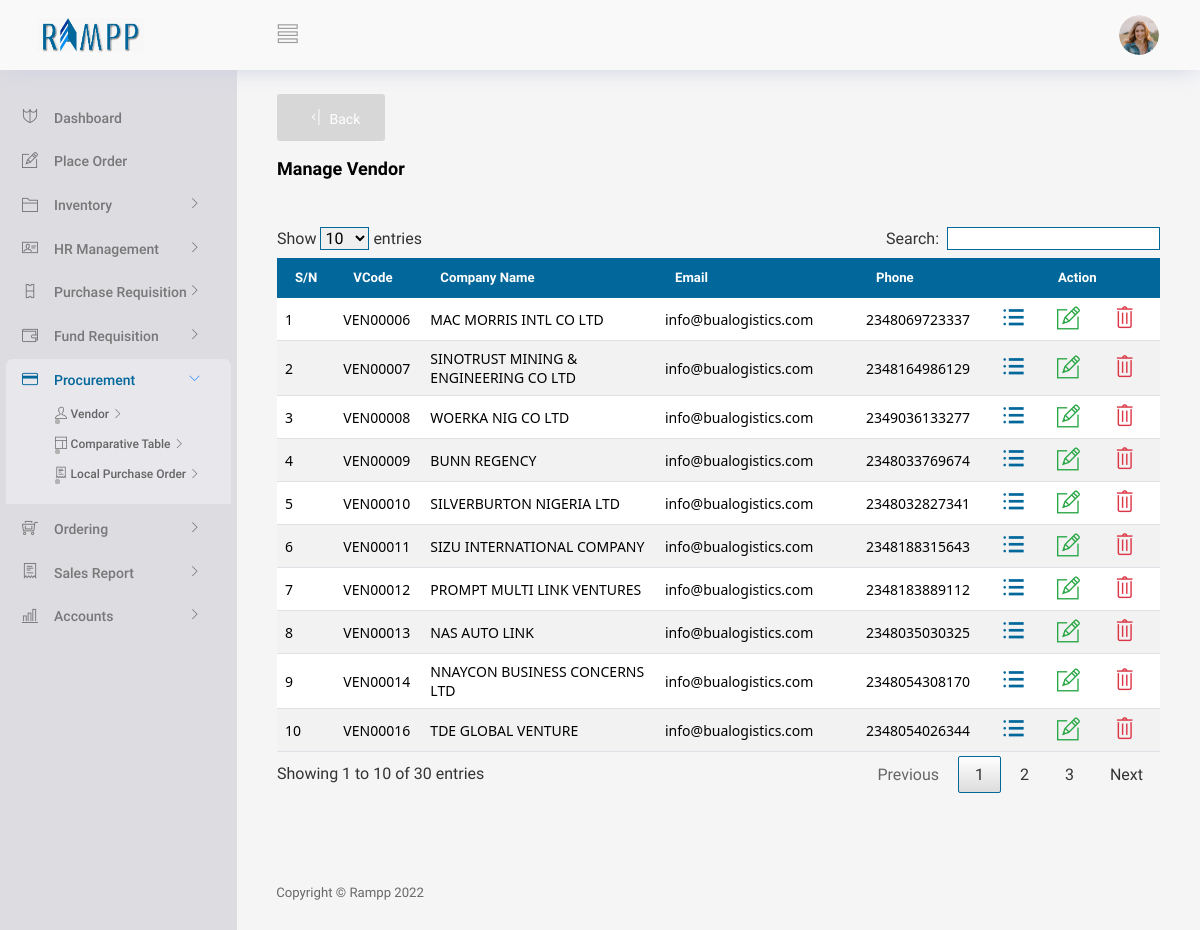
Page /View/Procurement/manageVendor.php (signed in) on the committed database.
### tables this page shows
CREATE TABLE IF NOT EXISTS `vendors` (
  `id` int(200) NOT NULL AUTO_INCREMENT,
  `vcode` varchar(100) NOT NULL,
  `compname` varchar(200) NOT NULL,
  `address` varchar(300) NOT NULL,
  `phone` varchar(50) NOT NULL,
  `email` varchar(100) NOT NULL,
  `cpname` varchar(100) NOT NULL,
  `cpphone` varchar(100) NOT NULL,
  `acctno` varchar(100) NOT NULL,
  `bankname` varchar(200) NOT NULL,
  `bankcode` varchar(100) NOT NULL,
  `tin` varchar(100) NOT NULL,
  PRIMARY KEY (`id`)
);

### Controller/generalController.php (called while the page is built, shortened)
<?php
class GeneralController
{
    function vendorTableDisplay($conn)
    {
        $items = array();
        $query = "SELECT * FROM vendors";
        $results = mysqli_query($conn, $query);
        while ($row = mysqli_fetch_array($results)) {
            $items[] = $row;
        }
        return $items;
    }
}

### View/Procurement/manageVendor.php (the view, shortened to what this page needs)
<?php
   if(isset($_SESSION['validuser']))
   {
     include("../partials/_header.php");
      require("../../Controller/generalController.php");
      $conn = conString1();
      $UserUtils = new GeneralController();
      $data1 = $UserUtils-> vendorTableDisplay($conn);
?>
<body>
  <div class="container-scroller">
    <?php  include("../partials/_navbar.php"); ?>
    <div class="container-fluid page-body-wrapper">
      <div class="main-panel">
        <div class="content-wrapper gbgn">
        <button  type="button" id="back" class="btn btn-icon-text text-white" style="background:#56565830;" onClick="window.history.back()">
          <i class="ti-shift-left-alt btn-icon-append"></i>
          Back
        </button>
          <br/>
          <br/>
          <div class="row">
            <div class="col-md-12 grid-margin">
              <div class="d-flex justify-content-between align-items-center">
                <div>
                  <h4 class="font-weight-bold mb-0">Manage Vendor</h4>
                </div>
              </div>
            </div>
          </div>
    <br/>
    <div class="container-flued">
      <div class="table-responsive">
        <table id="data-table-basic" class="customers">
          <thead>
              <tr>
                  <th>S/N</th>
                  <th>VCode</th>
                  <th>Company Name</th>
                  <th>Email</th>
                  <th>Phone</th>
                  <th style="padding-left: 80px;">Action</th>
              </tr>
          </thead>
          <tbody>
            <?php
               foreach ($data1 as $index => $value) {
            ?>
          <tr>
            <td><?php echo $index + 1 ?></td>
            <td><?php echo $value["vcode"] ?></td>
            <td><?php echo $value["compname"] ?></td>
            <td><?php echo $value["email"] ?></td>
            <td><?php echo $value["phone"] ?></td>
            <td>
            <div class="dropdown ">
              <div class="d-flex justify-content-between align-items-center">
              <span data-bs-toggle="tooltip" data-bs-placement="left"  title="View">
                <i class="ti-menu-alt btn-icon-append dropbtn " style="color:#02679a;" data-bs-toggle="modal" data-bs-target="#viewModal" onClick="viewFunc('<?php echo $value["id"] ?>')"></i>
              </span>
              <?php if($_SESSION['privilege'] == "Admin")
              {
                ?>
              <span ata-bs-toggle="tooltip" data-bs-placement="left" title="Edit">
                <i class="ti-pencil-alt btn-icon-append dropbtn" data-bs-toggle="modal" data-bs-target="#editModal" onClick="editFunc('<?php echo $value["id"] ?>')"></i>
              </span>
              <span ata-bs-toggle="tooltip" data-bs-placement="left" title="Delete">
                <i class="ti-trash btn-icon-append dropbtn text-danger" data-bs-toggle="modal" data-bs-target="#deleteModal" onClick="deleteId('<?php echo $value["id"] ?>')"></i>
              </span>
              <?php
              }
              ?>
              </div>
            </div>
            </td>
        </tr>
        <?php
          }
        ?>
          </tbody>
                  </table>
                </div>
    </div>
    <br/>
    <br/>
        </div>
        <?php include("../partials/_footer.php"); ?>
      </div>
    </div>
  </div>
  <?php
 include("../partials/_script.php");
?>
<?php
 }
 else
 {
     header("Location: ../../index.php?message=loginNot");
     exit;
 }
?>

### www/css/s1.css (style rules this page uses)
.gbgn { background-color: #dddce14d !important; }

### View/Procurement/manageVendor.php (style rules this page uses)
.dropbtn { color: #28a745; padding: 16px; font-size: 23px !important; border: none; cursor: pointer; box-shadow: 10px #9d0d5c9e; }
.dropdown { position: relative; display: inline-block; overflow-y: visible; }
.customers { font-family: "Roboto", sans-serif !important; font-size:16px !important; border-collapse: collapse !important; width: 100% !important; }
.customers td, #customers th { border:none !important; padding: 8px !important; }
tbody { border-bottom: 1px solid #dee2e6 !important; border-top: 1px solid #dee2e6 !important; }
.customers td { font-size:0.875rem !important; font-family: system-ui; border-bottom: 1px solid #dee2e6 !important; border-top: 1px solid #dee2e6 !important; }
.customers tr:nth-child(even) { background-color: #f2f2f2 !important; }
.customers th { padding-top: 12px !important; padding-bottom: 12px !important; text-align: left !important; border-top: 0 !important; border-bottom-width: 1px !important; font-weight: bold !important; font-size:13.2px !important; background-color: #02679a; color: white; }
i { display:inline; padding-left:0; }

### rows in the picture
vendors: vcode "VEN00006", compname "MAC MORRIS INTL CO LTD", email "info@bualogistics.com", phone "2348069723337"
vendors: vcode "VEN00007", compname "SINOTRUST MINING & ENGINEERING CO LTD", email "info@bualogistics.com", phone "2348164986129"
vendors: vcode "VEN00008", compname "WOERKA NIG CO LTD", email "info@bualogistics.com", phone "2349036133277"
vendors: vcode "VEN00009", compname "BUNN REGENCY", email "info@bualogistics.com", phone "2348033769674"
vendors: vcode "VEN00010", compname "SILVERBURTON NIGERIA LTD", email "info@bualogistics.com", phone "2348032827341"
vendors: vcode "VEN00011", compname "SIZU INTERNATIONAL COMPANY", email "info@bualogistics.com", phone "2348188315643"
vendors: vcode "VEN00012", compname "PROMPT MULTI LINK VENTURES", email "info@bualogistics.com", phone "2348183889112"
vendors: vcode "VEN00013", compname "NAS AUTO LINK", email "info@bualogistics.com", phone "2348035030325"
vendors: vcode "VEN00014", compname "NNAYCON BUSINESS CONCERNS LTD", email "info@bualogistics.com", phone "2348054308170"
vendors: vcode "VEN00016", compname "TDE GLOBAL VENTURE", email "info@bualogistics.com", phone "2348054026344"
